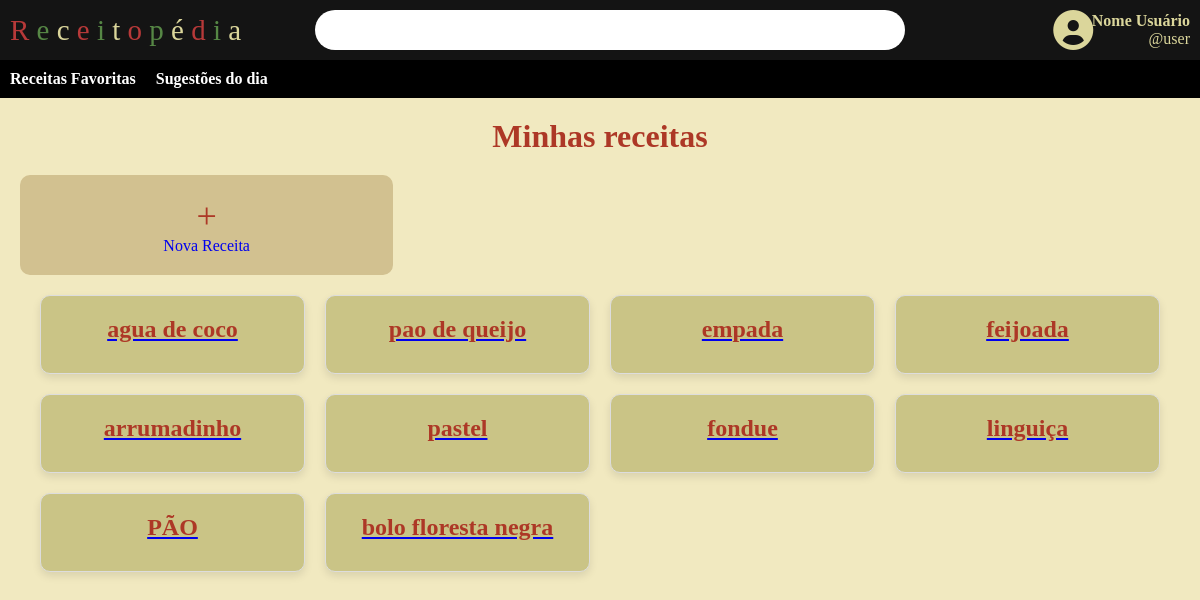
Before: / with the older database file.
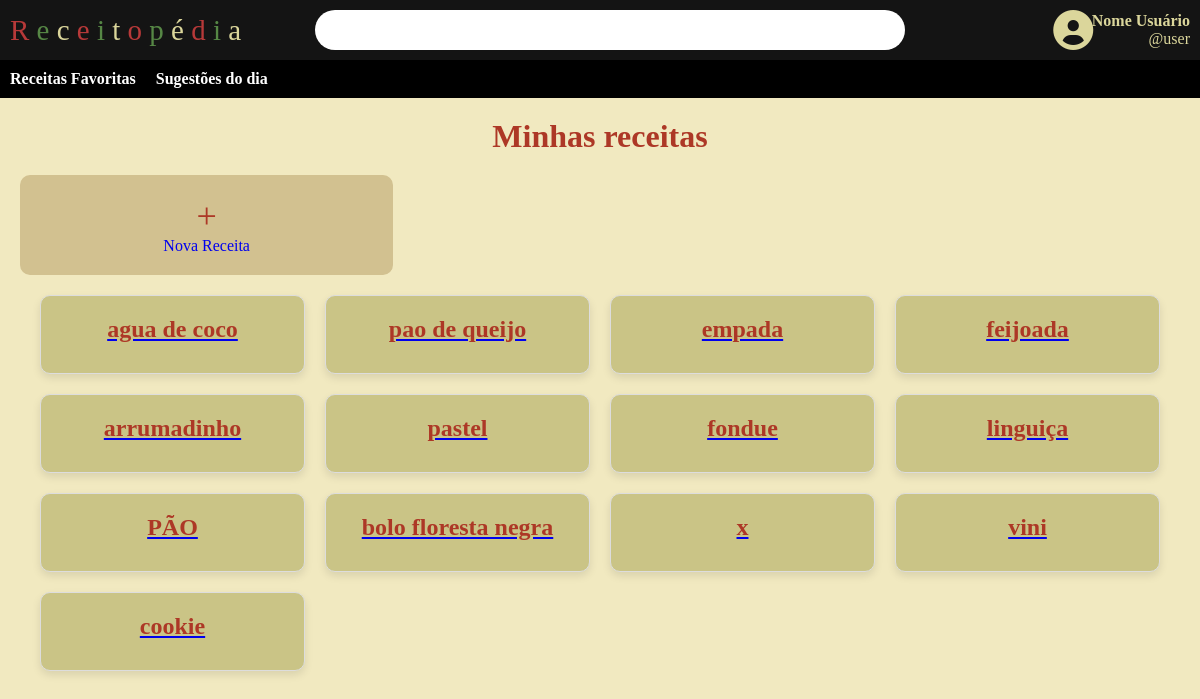
After: the same page with the newer database file.
### aplicacao/models.py (models this page shows)
class receita(models.Model):
    nome = models.CharField(max_length=100)
    ingredientes = models.TextField(default="Ingredientes não informados")
    modo_preparo = models.TextField(default="Ingredientes não informados")
    comentarios = models.TextField(default="Comentarios não informados")
    estrelas = models.TextField(default="Estrelas não informadas")

### aplicacao/views.py (the view)
# urls.py: path('', views.HomeView.as_view(), name="home"),
class HomeView(View):
    def get(self, request):
        Receita = receita.objects.all()
        ctx = {
            'todas_as_receitas': Receita,
        }
        return render(request, 'home.html', ctx)

### aplicacao/templates/home.html (shortened to what this page needs)
{% load static %}
<!DOCTYPE html>
<html lang="pt-BR">
<head>
    <link rel="stylesheet" href="{% static 'aplicacao/css/home.css' %}">
    <link rel="stylesheet" href="https://cdnjs.cloudflare.com/ajax/libs/font-awesome/6.0.0-beta3/css/all.min.css">
</head>
<body>
    <header>
        <a href="{%url 'aplicacao:home'%}">
            <div class="space">
                <span class="Red">R</span> <span class="Green">e</span> <span class="Bege">c</span> <span class="Red">e</span> <span class="Green">i</span> <span class="Bege">t</span> <span class="Red">o</span> <span class="Green">p</span> <span class="Bege">é</span> <span class="Red">d</span> <span class="Green">i</span> <span class="Bege">a</span>
            </div>
        </a>
        <input type="text" placeholder="" class="Navbar2">
        <i class="fa-solid fa-circle-user" id="user-icon"></i>
        <div class="user-info">
            <span>Nome Usuário</span>
            <span>@user</span>
        </div>
    </header>
    <nav>
        <ul>
            <li><a href="#">Receitas Favoritas</a></li>
            <li><a href="#">Sugestões do dia</a></li>
        </ul>
    </nav>
    <main>
        <h1>Minhas receitas</h1>
        <section class="receitas">
            <a href="{%url 'aplicacao:adicionar'%}" id="linkadd">
                <div class="card nova-receita">
                    <span class="plus">+</span>
                    <p>Nova Receita</p>
                </div>
            </a>
        </section>
        <div class="recipe-list">
            {% for Receita in todas_as_receitas %}
            <a href="{% url 'aplicacao:visualizar_um' Receita.id %}">
                <div class="recipe-card">
                    <h2>{{Receita.nome}}</h2>
                </div>
            </a>
            {% endfor %}
        </div>
    </main>
</body>
</html>

Changed rows visible on the page:
added receita: nome "x"
added receita: nome "vini"
added receita: nome "cookie"
